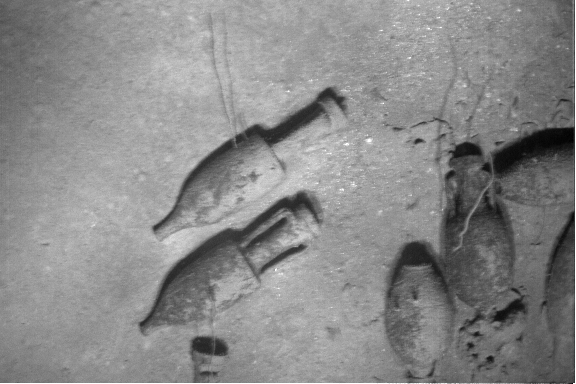
#> input picture vo/group6/ESC.970622_025500.0621.tif, 576 x 384 px; its folder holds only this picture in this run
$ python main.py
#> lines starting #> are read from the running program, lines starting #| are printed output that depends on the picture
### vo/src/ImageLoader.py
import cv2
import glob


class ImageLoader:

    def __init__(self, group="group6"):
        self.counter = 0
        #self.imgs = ["ESC.970622_025500.0621.tif",
        #             "ESC.970622_025513.0622.tif",
        #             "ESC.970622_025526.0623.tif",
        #             "ESC.970622_030140.0651.tif",
        #             "ESC.970622_030153.0652.tif",
        #             "ESC.970622_030206.0653.tif"]

        self.features = []
        self.descriptors = []
        self.path = ""

        self.load(group)
        print(self.imgs)

    def load(self, group):

        self.path ="../"
        if group == "group6":
            self.path += "group6"
        elif group == "group29":
            self.path += "group29"

        self.imgs = glob.glob(self.path + "/*.tif")
        self.imgs = sorted(self.imgs, key=lambda x: int(x[-8:-4]))

        #for img in files:
        #    IMG_GROUP[img[-8:-4]] = cv.imread(img,0)
        #    img_seq.append(img[-8:-4])

        #img_seq = sorted(img_seq, key=lambda i: int(i))


    # [5 lines left out: function read, not called in this run]

    def length(self):
        return len(self.imgs)

    def release(self):
        pass

    def get(self, num):
#> called with num = 0
        return cv2.imread(str(self.imgs[num]))
#> returned value is the input picture: shape (384, 576, 3); min 0, max 255, mean 137

    # [16 lines left out: function get_labeled, not called in this run]

    def add_kpd(self, kp, d):
        self.features.append(kp)
        self.descriptors.append(d)

    def get_kpd(self, num):
        return self.features[num], self.descriptors[num]

### vo/src/TiledDetector.py
import numpy as np
import cv2
from scipy import spatial

SHOW_TILING = True

class TiledDetector:
    """
    This class ensures robust feature detection by using tiling to produce
    well distributed features.
    """

    def __init__(self, detector, tiles_x, tiles_y):
        """
        tiles_x: number of tiles in x direction
        tiles_y: number of tiles in y direction
        """
        self.detector = detector
        self.tiles_x = tiles_x
        self.tiles_y = tiles_y
        self.features_per_tile = 100

    # [8 lines left out: function compute, not called in this run]

    def detectAndCompute(self, image, kp = None):
        """
        Detects and computes keypoints and descriptors in a given image
        :param image: the image
        :param kp: UNUSED
        :return: (np.array(keypoints), np.array(descriptors))
        """

        # Get shapes of stuff, make sure that things "fit"...
        HEIGHT, WIDTH, CHANNEL = image.shape
#> HEIGHT = 384; WIDTH = 576; CHANNEL = 3
        assert WIDTH%self.tiles_y == 0, "Width is not a multiple of tilex"
        assert HEIGHT%self.tiles_x == 0, "Height is not a multiple of tiley"
        w_width = int(WIDTH/self.tiles_y)
#> w_width = 192
        w_height = int(HEIGHT/self.tiles_x)
#> w_height = 128

        kps, dsc = [], []
        for row in range(0, self.tiles_y):
            # Tile over rows
            origin_row = row * w_height

            for col in range(0, self.tiles_x):
                # Tile of columns
                origin_col = col * w_width

                bit_mask = self.get_mask(image.shape, origin_row, origin_col, w_height, w_width)
                tmp_kp, tmp_dsc = self.detector.detectAndCompute(image, mask=bit_mask)

                if tmp_kp is None or tmp_dsc is None:
                    tmp_kp = []
                    tmp_dsc = []

                inbox = zip(tmp_kp, tmp_dsc)
                inbox_sorted = sorted(inbox, key=lambda x:x[0].response, reverse=True)

                try:
                    kps_out, dsc_out = list(zip(*inbox_sorted))             # Returns as two tuples
                    kps_out, dsc_out = list(kps_out), list(dsc_out)         # Convert back to lists

                    kps.extend(kps_out[:self.features_per_tile])            # Return the best keypoint features
                    dsc.extend(dsc_out[:self.features_per_tile])            # Return the corresponding descriptors

                    if SHOW_TILING:
                        im_out = self.draw_features(image, kps_out)
                        cv2.imshow("mask", cv2.bitwise_and(im_out, im_out, mask=bit_mask))
                        cv2.waitKey(0)
                except Exception as e:
                    print(e)
                    pass
#> this loop made 3 passes
#> origin_row on passes 2 to 3: 128, 256
#> pass 1, in detectAndCompute, `cv2.imshow("mask", cv2.bitwise_and(im_out, im_out, mask=bit_mask))`:
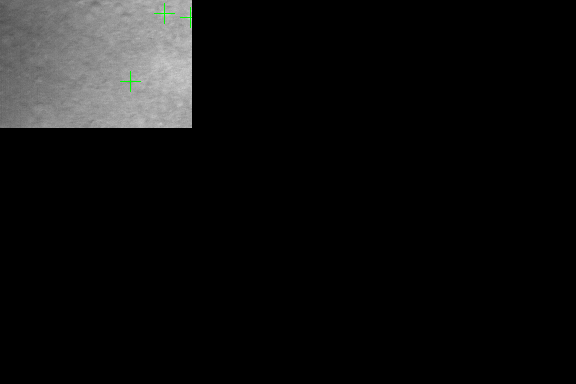
#> window 'mask': shape (384, 576, 3); mean B, G, R 15.9, 16, 15.9
#> pass 1, in detectAndCompute, `cv2.imshow("mask", cv2.bitwise_and(im_out, im_out, mask=bit_mask))`:
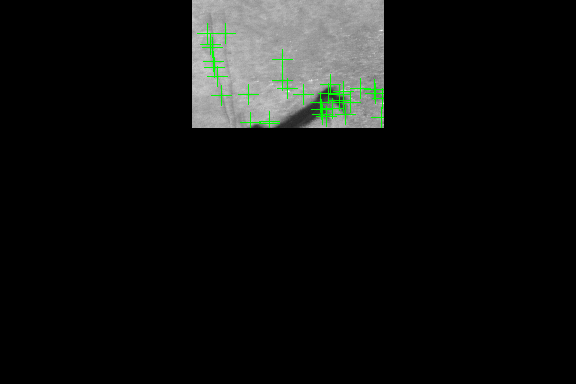
#> window 'mask': shape (384, 576, 3); mean B, G, R 16.8, 18.3, 16.8
#> pass 1, in detectAndCompute, `cv2.imshow("mask", cv2.bitwise_and(im_out, im_out, mask=bit_mask))`:
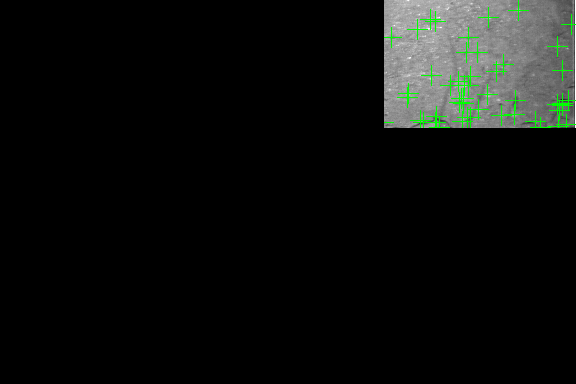
#> window 'mask': shape (384, 576, 3); mean B, G, R 14.2, 16.2, 14.2
#> pass 2, in detectAndCompute, `cv2.imshow("mask", cv2.bitwise_and(im_out, im_out, mask=bit_mask))`:
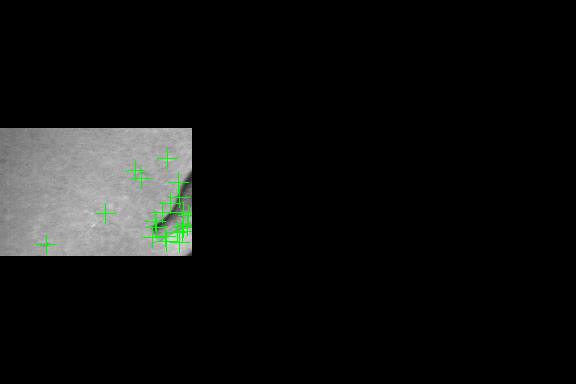
#> window 'mask': shape (384, 576, 3); mean B, G, R 17, 18, 17
#> after the loop:
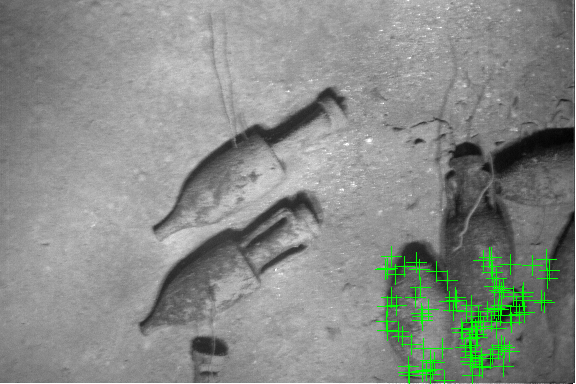
#> im_out: shape (384, 576, 3); mean B, G, R 135.4, 139.7, 135.4
#> after the loop:
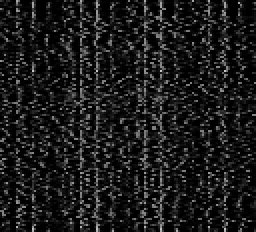
#> tmp_dsc: shape (116, 128) float32 (shown 2 times larger); min 0, max 199, mean 26.8
#> after the loop, dsc = 527 items; kps = 527 keypoints; strongest (x, y, size): (418, 141, 4.1), (300, 203, 17.2), (204, 346, 15.2), (301, 247, 5.9)
        print("Features returned: " + str(len(kps)))
#| Features returned: 527
        return (np.array(kps), np.array(dsc))

    @staticmethod
    def get_mask(img_shape, origin_row, origin_col, num_row, num_col):
        """
        Returns a mask where only the given area is defined as passable
        :param img_shape: image shape (HEIGHT, WIDTH, COLOR)
        :param origin_row: top left corner row
        :param origin_col: top left corner height
        :param num_row: how many rows this spans
        :param num_col: how many cols this spans
        :return: a np array of size image_shape with the appropriate mask
        """
        HEIGHT, WIDTH, CHANNEL = img_shape
        base_mask = np.zeros((HEIGHT, WIDTH, 1), dtype=np.uint8)

        base_mask[origin_row:origin_row + num_row, origin_col:origin_col + num_col, :] = 255

        return base_mask

    @staticmethod
    def draw_features(image, keypoints):
        """
        Visualization of the detected keypoints
        :param image: the image to plot on
        :param keypoints: a list of keypoints to plot
        :return:
        """
        im_out = image.copy()
        for marker in keypoints:
            im_out = cv2.drawMarker(im_out, tuple(int(i) for i in marker.pt), color=(0, 255, 0))
        return im_out

    # [66 lines left out: functions tiled_features, bounding_box, not called in this run]

    @staticmethod
    def radial_non_max(kp_list, dist):
        '''
        Given a set of Keypoints this finds the maximum response within radial
        distance from each other
        '''
#> called with kp_list = array of shape (527,), dist = 2
        kp = np.array(kp_list)
        kp_mask = np.ones(len(kp), dtype=bool)
        pts = [k.pt for k in kp]
#> pts = 527 pairs, first value 46.65 to 571.9, second value 10.2 to 380.7
        tree = spatial.cKDTree(pts)
        #print ("len of kp1:",len(kp))
        for i, k in enumerate(kp):
            if kp_mask[i]:
                pt = tree.data[i]
                idx = tree.query_ball_point(tree.data[i], dist, p=2., eps=0, n_jobs=1)
                resp = [kp[ii].response for ii in idx]
                _, maxi = max([(v,i) for i,v in enumerate(resp)])
                del idx[maxi]
                for kp_i in idx:
                    kp_mask[kp_i] = False
#> this loop made 1 pass
#> (k, pt) on pass 1: (keypoint at (190.4, 17.8), size 3, [190.4, 17.75])
        return kp[kp_mask].tolist()

### vo/src/pano_obj.py
import numpy as np
import cv2 as cv
import matplotlib.pyplot as plt
import math
import plotters
from TiledDetector import TiledDetector
from ImageLoader import ImageLoader
import g2oOptimizer

USE_SIFT = True     # True for SIFT, False for ORB
DEBUG_LEVEL = 3     # 0 off, 1 low, 2 medium, 3 high


class PanoStitcher():

    SAME_IMAGE = 1
    MATCHED_IMAGE = 2
    CROSS_MATCHED = 3
    TOO_FAR = -1
    NO_MATCH = -2
    PROJECTION_TOO_FAR = -3

    def __init__(self, loader: ImageLoader):
        tile_size = 3

        if USE_SIFT:
            feat_d = cv.xfeatures2d.SIFT_create()
            self.bf = cv.BFMatcher(cv.NORM_L2)
        else:
            feat_d = cv.ORB_create()
            self.bf = cv.BFMatcher(cv.NORM_HAMMING)

        # The tiled detector we're using
        self.feat_d = TiledDetector(feat_d, tile_size, tile_size)

        self.canvas = None

        # The last image we used
        self.last_image = None
        self.last_shift = None

        # Tuning Parameters
        self.non_max_radius = 2
        self.lowe_ratio = .7

        # Images & Features
        self.loader = loader
        self.overlap_thing = np.eye(self.loader.length(), self.loader.length())
        self.PROJECTION_THRESHOLD = 500
        self.CROSS_X_THRESHOLD = 500
        self.CROSS_Y_THRESHOLD = 300

        # Homographies
        self.homographies = []
        self.homographies_to_origin = [np.eye(3, 3)]

        # Corner points of each image
        self.corners = {}
        self.relative_odom = {}

    def generate_features(self):
        """
        Goes through the loader and adds all the features and corresponding descriptors
        :return:
        """
        for i in range(self.loader.length()):
            image = self.loader.get(i)
            # Find the initial features
            kp1, dst1 = self.feat_d.detectAndCompute(image)

            # Reduce the original features detected using radial non max supression
            kp1 = TiledDetector.radial_non_max(kp1, self.non_max_radius)

            # Recompute the features based on non the reduced keypoints
            kp1, dst1 = self.feat_d.compute(image, kp1)
            self.loader.add_kpd(kp1, dst1)


    # [87 lines left out: functions match_images, add_image, not called in this run]

    def print_homos(self):
        for index, h in enumerate(self.homographies):
            print("Homography: " + str(index) + "\n" + str(h))

    # [15 lines left out: function get_odom, not called in this run]

    def add_h(self, h):
        self.homographies.append(h)
        self.homographies_to_origin.append(self.homographies_to_origin[-1] @ h)

    # [112 lines left out: functions get_h_from_origin, get_canvas, find_features, match_features, export_to_g2o, plot_centers and 1 more, not called in this run]

    @staticmethod
    def keypoints_to_point(lkp):
        return np.array([kp.pt for kp in lkp])

    # [290 lines left out: functions find_h, make_panorama, combine_images, get_boundaries, dest_shift, set_overlap and 2 more, not called in this run]

### vo/src/main.py
import traceback
from pano_obj import *
from ImageLoader import *


def main():
    cam = ImageLoader("group6")

    stitcher = PanoStitcher(cam)
    stitcher.generate_features()


    # First run through...
    for i in range(cam.length()):
        next = (i) % cam.length()
        try:
            stitcher.add_image(next)
            cv.imshow("Canvas", stitcher.canvas)
        except Exception as e:
            print(traceback.format_exc())
            print(e)

        #if cv.waitKey(0) == 27:
        #    break;

    #stitcher.plot_centers()
    cv.destroyAllWindows()
    stitcher.check_cross_matches()
    stitcher.plot_outlines()
    stitcher.export_to_g2o("exported.g2o")
    g2oOptimizer.g2oOptimizer.optimize(20, "exported.g2o", "output.g2o")
    g2oOptimizer.g2oOptimizer.graph("exported.g2o", "output.g2o")
    print("\n\noverlap: \n", stitcher.overlap_thing)
    cv.waitKey(0)
    cam.release()
    cv.destroyAllWindows()
    cv.waitKey(1)

if __name__ == '__main__':
#> (the run stopped early here; a loop or call above may not have finished)

$ run again, on vo/group6/ESC.970622_030153.0652.tif
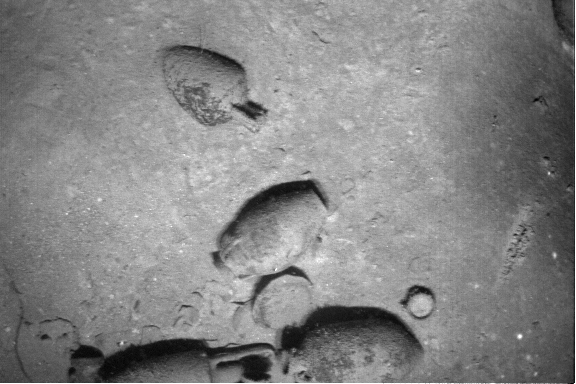
#> input picture vo/group6/ESC.970622_030153.0652.tif, 576 x 384 px
#> in get, returned value is the input picture: shape (384, 576, 3); min 0, max 255, mean 132.6
#> the loop in detectAndCompute, `for row in range(0, self.tiles_y):` made 3 passes
#> origin_row on passes 2 to 3: 128, 256
#> pass 1, in detectAndCompute, `cv2.imshow("mask", cv2.bitwise_and(im_out, im_out, mask=bit_mask))`:
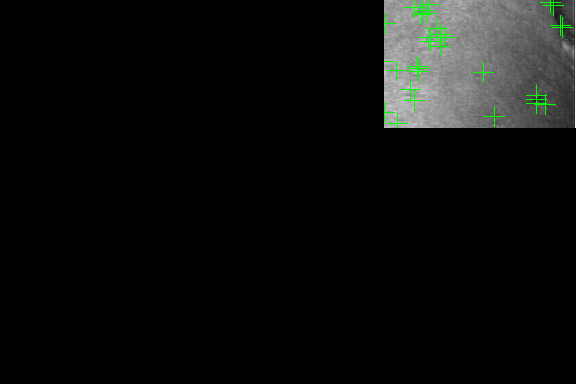
#> window 'mask': shape (384, 576, 3); mean B, G, R 12.9, 14.2, 12.9
#> after the loop in detectAndCompute, `for row in range(0, self.tiles_y):`:
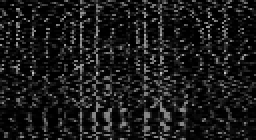
#> tmp_dsc: shape (70, 128) float32 (shown 2 times larger); min 0, max 198, mean 26.3
#> after the loop in detectAndCompute, `for row in range(0, self.tiles_y):`: dsc = 595 items; kps = 595 keypoints; strongest (x, y, size): (520, 336, 3.1), (252, 110, 13.4), (292, 270, 8.2), (264, 281, 9.7)
#| Features returned: 595
#> pts = 595 pairs, first value 3.9 to 568.7, second value 2.76 to 379.6
#> the loop in radial_non_max, `for i, k in enumerate(kp):` made 1 pass
#> (k, pt) on pass 1: (keypoint at (184.7, 46.9), size 3.3, [184.7, 46.88])

$ run again, on vo/group6/ESC.970622_030206.0653.tif
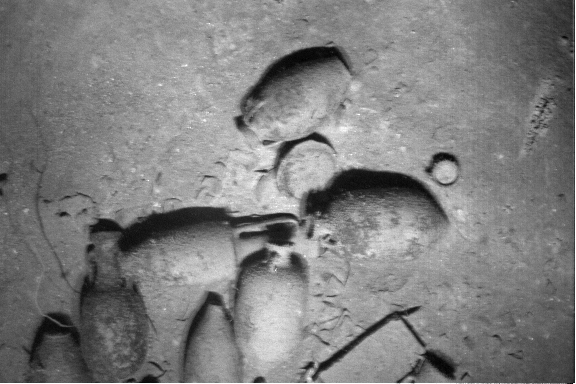
#> input picture vo/group6/ESC.970622_030206.0653.tif, 576 x 384 px
#> in get, returned value is the input picture: shape (384, 576, 3); min 0, max 255, mean 126.9
#> the loop in detectAndCompute, `for row in range(0, self.tiles_y):` made 3 passes
#> origin_row on passes 2 to 3: 128, 256
#> pass 1, in detectAndCompute, `cv2.imshow("mask", cv2.bitwise_and(im_out, im_out, mask=bit_mask))`:
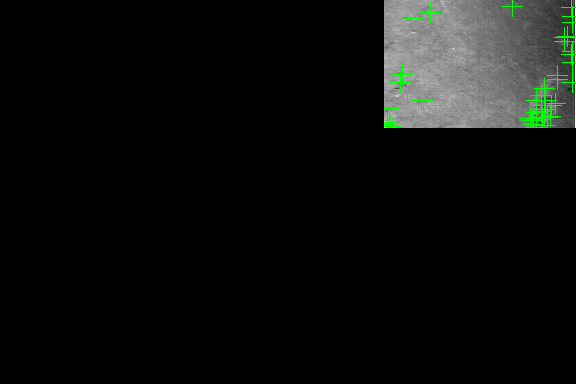
#> window 'mask': shape (384, 576, 3); mean B, G, R 12.9, 14.5, 12.9
#> after the loop in detectAndCompute, `for row in range(0, self.tiles_y):`:
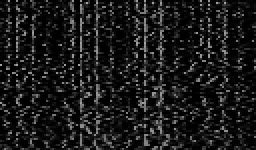
#> tmp_dsc: shape (75, 128) float32 (shown 2 times larger); min 0, max 163, mean 25.5
#> after the loop in detectAndCompute, `for row in range(0, self.tiles_y):`: dsc = 684 items; kps = 684 keypoints; strongest (x, y, size): (316, 137, 7.3), (286, 148, 10), (318, 202, 19.8), (296, 263, 12)
#| Features returned: 684
#> pts = 684 pairs, first value 23.6 to 572.6, second value 2.61 to 380.2
#> the loop in radial_non_max, `for i, k in enumerate(kp):` made 1 pass
#> (k, pt) on pass 1: (keypoint at (160.2, 84.7), size 1.8, [160.2, 84.71])

$ run again, on vo/group6/ESC.970622_025513.0622.tif
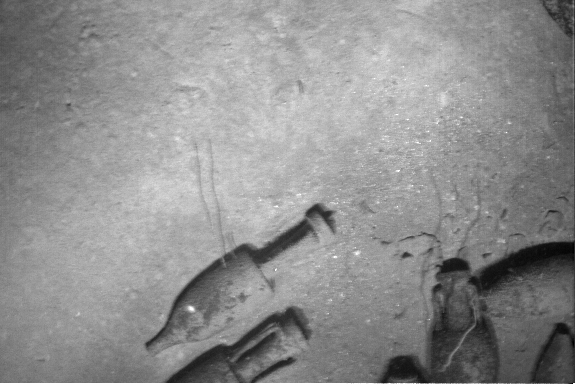
#> input picture vo/group6/ESC.970622_025513.0622.tif, 576 x 384 px
#> in get, returned value is the input picture: shape (384, 576, 3); min 0, max 255, mean 142
#> the loop in detectAndCompute, `for row in range(0, self.tiles_y):` made 3 passes
#> origin_row on passes 2 to 3: 128, 256
#> pass 1, in detectAndCompute, `cv2.imshow("mask", cv2.bitwise_and(im_out, im_out, mask=bit_mask))`:
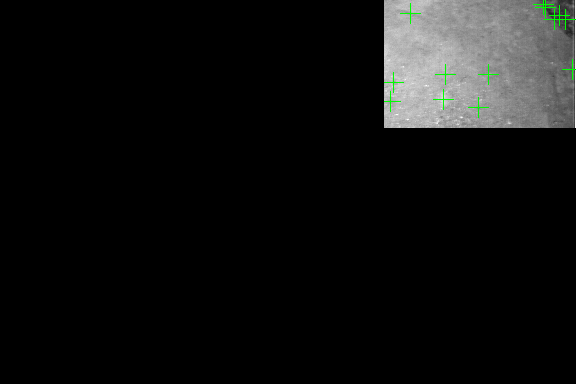
#> window 'mask': shape (384, 576, 3); mean B, G, R 16.2, 16.8, 16.2
#> after the loop in detectAndCompute, `for row in range(0, self.tiles_y):`:
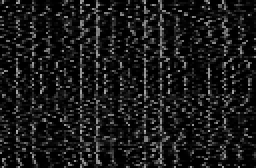
#> tmp_dsc: shape (84, 128) float32 (shown 2 times larger); min 0, max 177, mean 25.4
#> after the loop in detectAndCompute, `for row in range(0, self.tiles_y):`: dsc = 385 items; kps = 385 keypoints; strongest (x, y, size): (191, 308, 4.1), (406, 255, 4.4), (316, 210, 10.8), (335, 257, 1.9)
#| Features returned: 385
#> pts = 385 pairs, first value 22.02 to 572, second value 4.16 to 380.1
#> the loop in radial_non_max, `for i, k in enumerate(kp):` made 1 pass
#> (k, pt) on pass 1: (keypoint at (68.8, 104.5), size 2.2, [68.82, 104.5])
